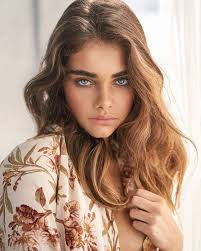
#> input picture images.jpg, 201 x 251 px
$ python problem-2.py
#> lines starting #> are read from the running program, lines starting #| are printed output that depends on the picture
import cv2
import imutils
import numpy as np
from matplotlib import pyplot as plt
im=cv2.imread("images.jpg")
#> im is the input picture: shape (251, 201, 3); mean B, G, R 132, 150.2, 179.5
rows,cols,r=im.shape
#> rows = 251; cols = 201; r = 3
(h, w) = im.shape[:2]
#> h = 251; w = 201
(cX, cY) = (w // 2, h // 2)
#> cX = 100; cY = 125
con=rows*25/100
#> con = 62.75
My = np.float32([[1,0,0],[0,1,con]])
#> My = [[1, 0, 0], [0, 1, 62.75]]
cos = np.abs(My[0, 0])
#> cos = 1
sin = np.abs(My[0, 1])
nW = int((h * sin) + (w * cos))
nH = int((h * cos) + (w * sin))
My[0, 2] += (nW / 2) - cX
My[1, 2] += (nH / 2) - cY
dsty = cv2.warpAffine(im,My,(cols,int(rows+con)))
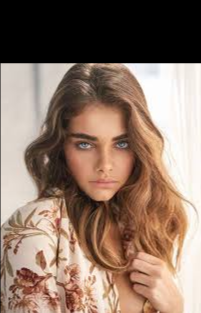
#> dsty: shape (313, 201, 3); mean B, G, R 104.9, 119.4, 142.8
#cv2.imwrite("problem-2.jpg",dsty)
plt.imshow(dsty)
plt.show()
